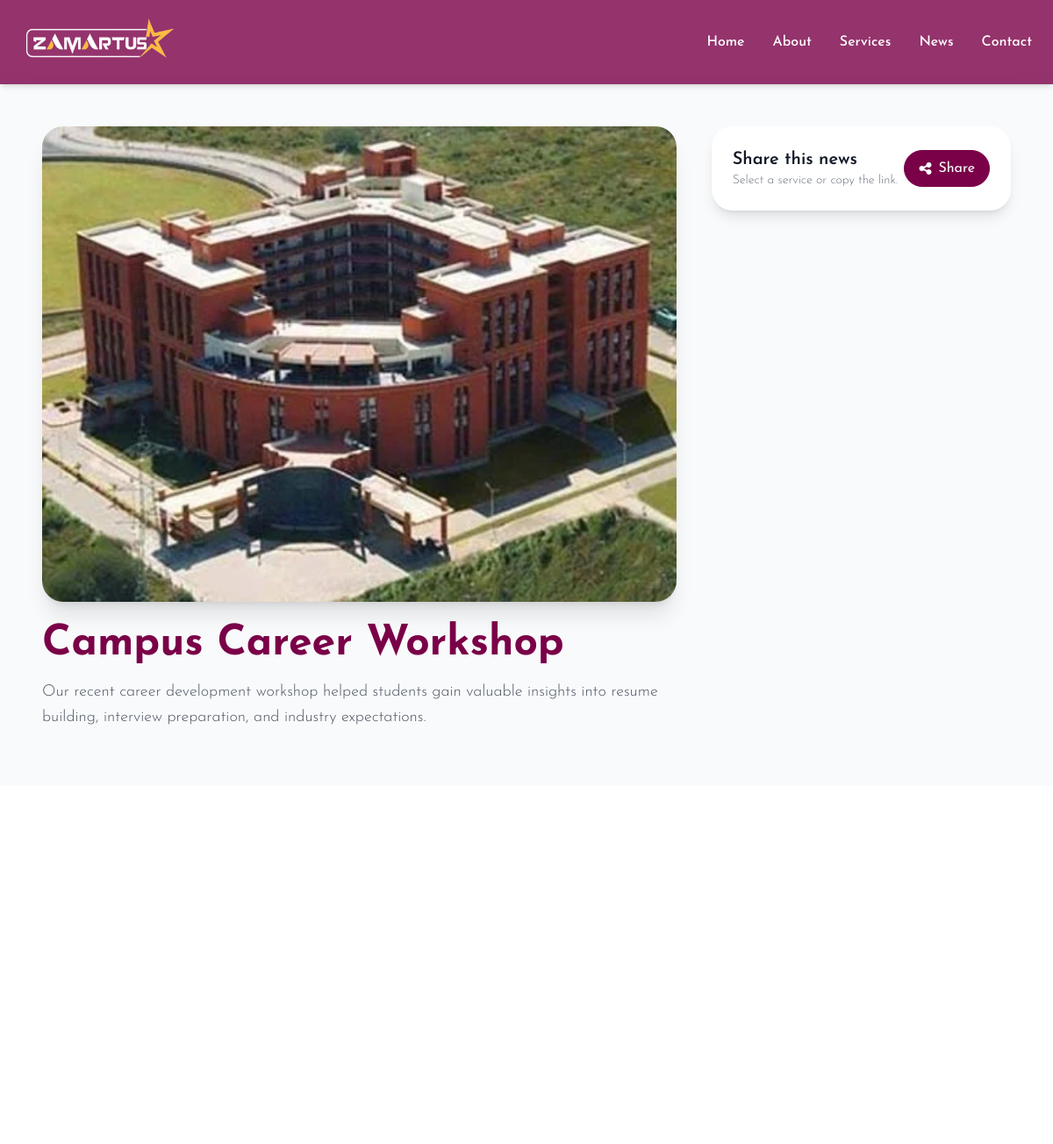
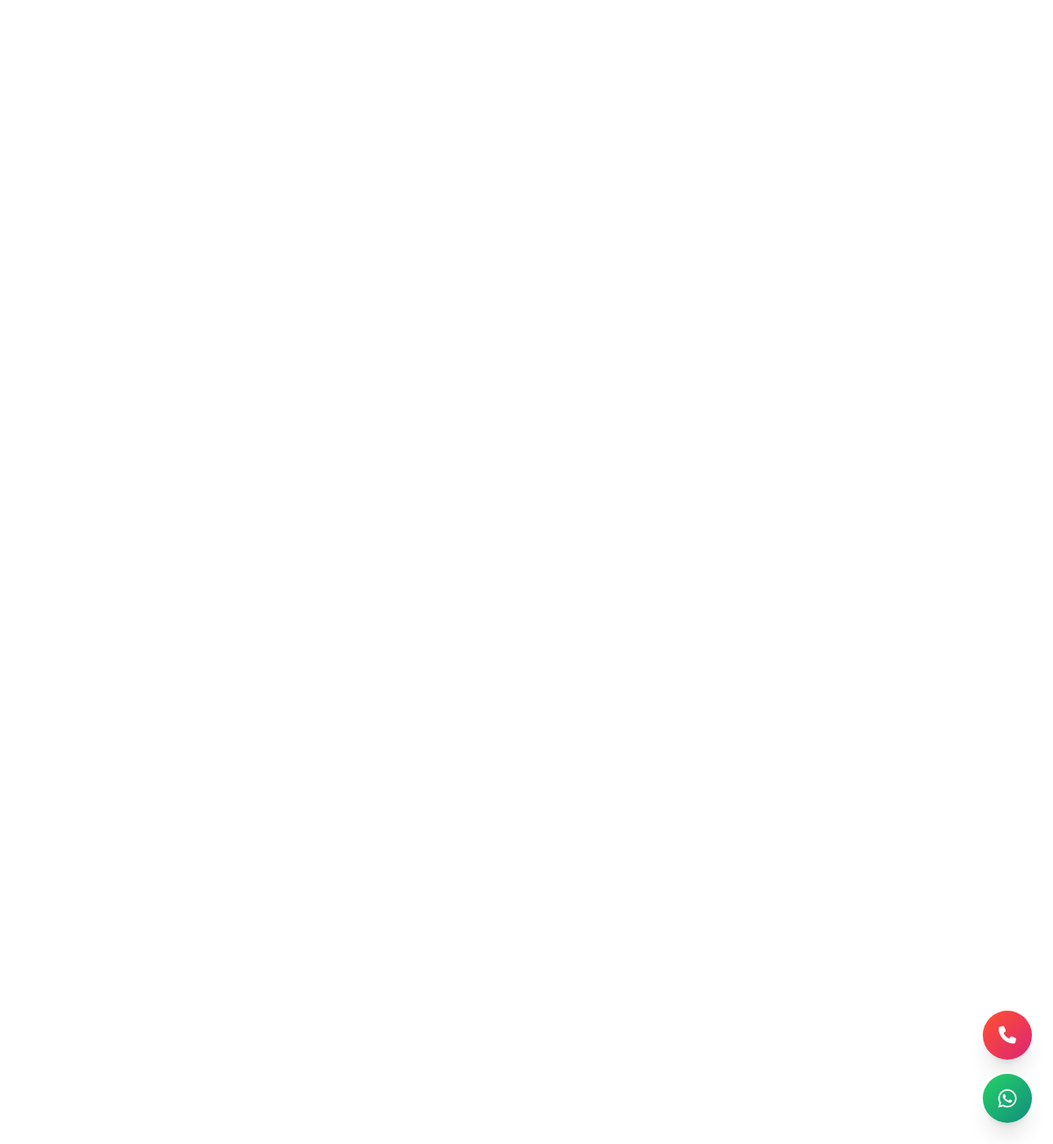
The page /news/1/ on the database its author committed (2 pictures, top to bottom).
### app/models.py (models this page shows, shortened)
class News(models.Model):
    heading = models.CharField(max_length=255)
    description = models.TextField()
    image = models.ImageField(upload_to='news/')
    class Meta:
        verbose_name = 'News'
        verbose_name_plural = 'News'

### app/views.py (the view)
# urls.py: path('news/<int:id>/', news_details, name='news_detail'),
def news_details(request, id):
    news_item = News.objects.get(id=id)
    context = {
        'news': news_item
    }
    return render(request, 'news_details.html', context)

### app/templates/news_details.html (shortened to what this page needs)
{% extends "base.html" %}
{% block content %}
<div class="relative bg-gray-50 py-16 mt-20">
    <div class="max-w-6xl mx-auto px-6">
        <div class="grid grid-cols-1 lg:grid-cols-3 gap-10 items-start">
            <div class="lg:col-span-2 space-y-6">
                <div class="overflow-hidden rounded-3xl shadow-xl">
                    <img src="{{ news.image.url }}" alt="{{ news.heading }}" class="w-full h-auto object-cover">
                </div>
                <div class="space-y-4">
                    <h1 class="text-4xl md:text-5xl font-bold text-[#7A0048]">{{ news.heading }}</h1>
                    <p class="text-gray-600 text-lg leading-relaxed">{{ news.description }}</p>
                </div>
            </div>
            <aside class="space-y-6 bg-white p-6 rounded-3xl shadow-lg">
                <div class="flex items-center justify-between">
                    <div>
                        <h2 class="text-xl font-semibold text-gray-900">Share this news</h2>
                        <p class="text-sm text-gray-500">Select a service or copy the link.</p>
                    </div>
                    <button id="shareToggleButton" type="button"
                        class="inline-flex items-center gap-2 rounded-full border border-[#7A0048] bg-[#7A0048] px-4 py-2 text-white hover:bg-[#5f003d] transition">
                        <i class="fas fa-share-alt"></i>
                        Share
                    </button>
                </div>
            </aside>
        </div>
    </div>
</div>
{% endblock %}

### app/templates/base.html (style rules this page uses)
body { font-family: "Josefin Sans", sans-serif; font-optical-sizing: auto; font-style: normal; }
h1, h2, h3, h4, h5, h6 { font-weight: 600; }
p { font-weight: 350; }

### rows shown on the page
News: image (picture), heading "Campus Career Workshop", description "Our recent career development workshop helped students gain valuable insights into resume building, interview preparation, and industry expectations."
